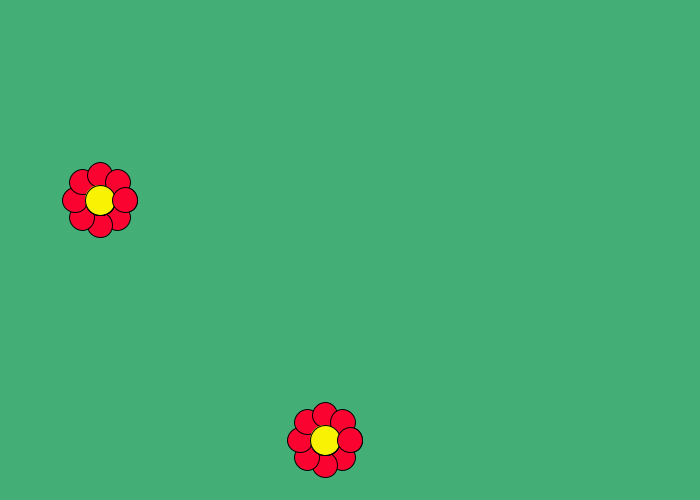
Frame 1 (no input)
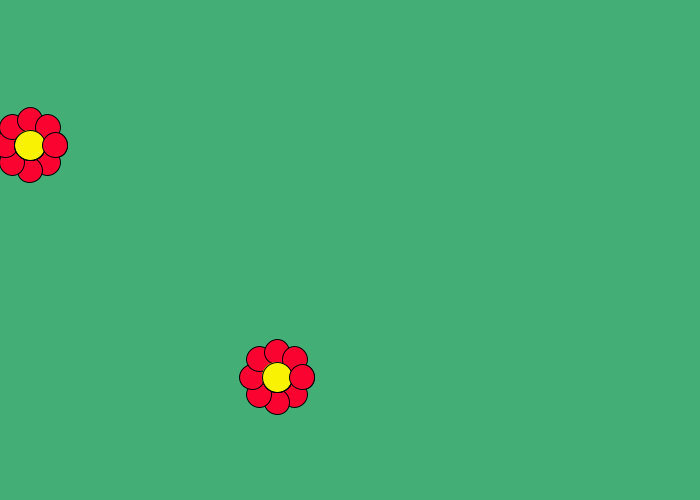
Frame 60 (the mouse pressed at the canvas centre just before this capture)
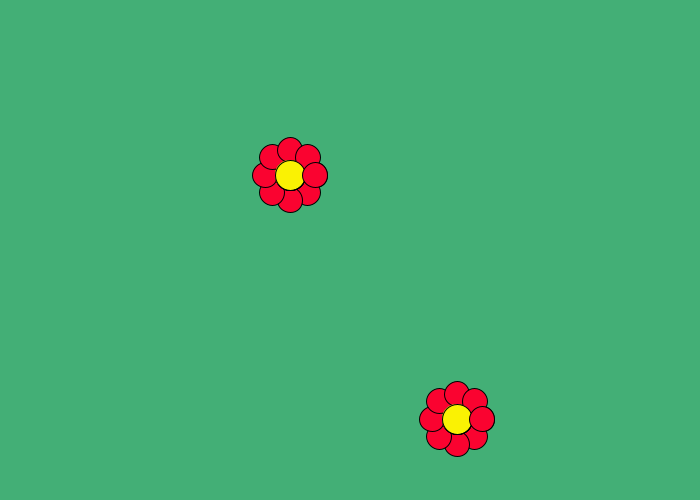
Frame 120 (the mouse held since frame 60 and released just before this capture)

The Processing sketch that drew these frames (run headless with seeded random() and noise(); from frame 60 on, the mouse is pressed at the canvas centre):

// Processing sketch: FlowerObject
// ── FlowerObject.pde
Flower myFlower1;
Flower myFlower2;


int r=60; 
//float ballX;
float ballY;

void setup() {
  size(700,500);
  
  myFlower1 = new Flower(25,8,100,200,#FA0330,3,1,1);
  myFlower2 = new Flower(25,8,325,440,#FA0330,5,-1,-1);
}

void draw(){
  background(#43AF76);
  myFlower1.Display();
  myFlower1.Bounce();
  myFlower1.Move();
  myFlower2.Display();
  myFlower2.Bounce();
  myFlower2.Move();
}  

// ── Flower_Class.pde
class Flower {
  
  float r;       //diameter of petals
  int numPetals;  //Number of petals
  float xpos;       //x-position of flower
  float ypos;       //y-position of flower
  int petalsC;    //color of petals
  float speed;    //speed of flower 
  float xdi;     //direction of x
  float ydi;     //direction of y
  
  //Constructor
  Flower(float _r, int _numPetals, float _x, float _y, int _petalsC, float _speed, float _xdi, float _ydi){
   r = _r;
   numPetals = _numPetals;
   xpos = _x;
   ypos = _y;
   petalsC = _petalsC;
   speed = _speed;
   xdi = _xdi;
   ydi = _ydi;
  }
  
  void Display() {
     for(float i = 0; i < PI*2; i += 2*PI/numPetals){
        float R = r*1.2;
        float X = xpos+r*cos(i);
        float Y = ypos+r*sin(i);
        ellipseMode(CENTER);
        fill(#FAF203);
        ellipse(xpos,ypos,R,R);
        fill (petalsC);
        ellipse(X,Y,r,r);
        // println("X = " + X + " Y = " + Y);
     }
  }
  
  void Move() {
    xpos += speed *xdi;
    ypos += speed *ydi;
  }
  
  void Bounce() {
    if(xpos >= width-r/2 || xpos <= r/2){
     xdi *= -1; 
    }
    if(ypos >= height-r/2 || ypos <= r/2){
     ydi *= -1; 
    }
  }
}
